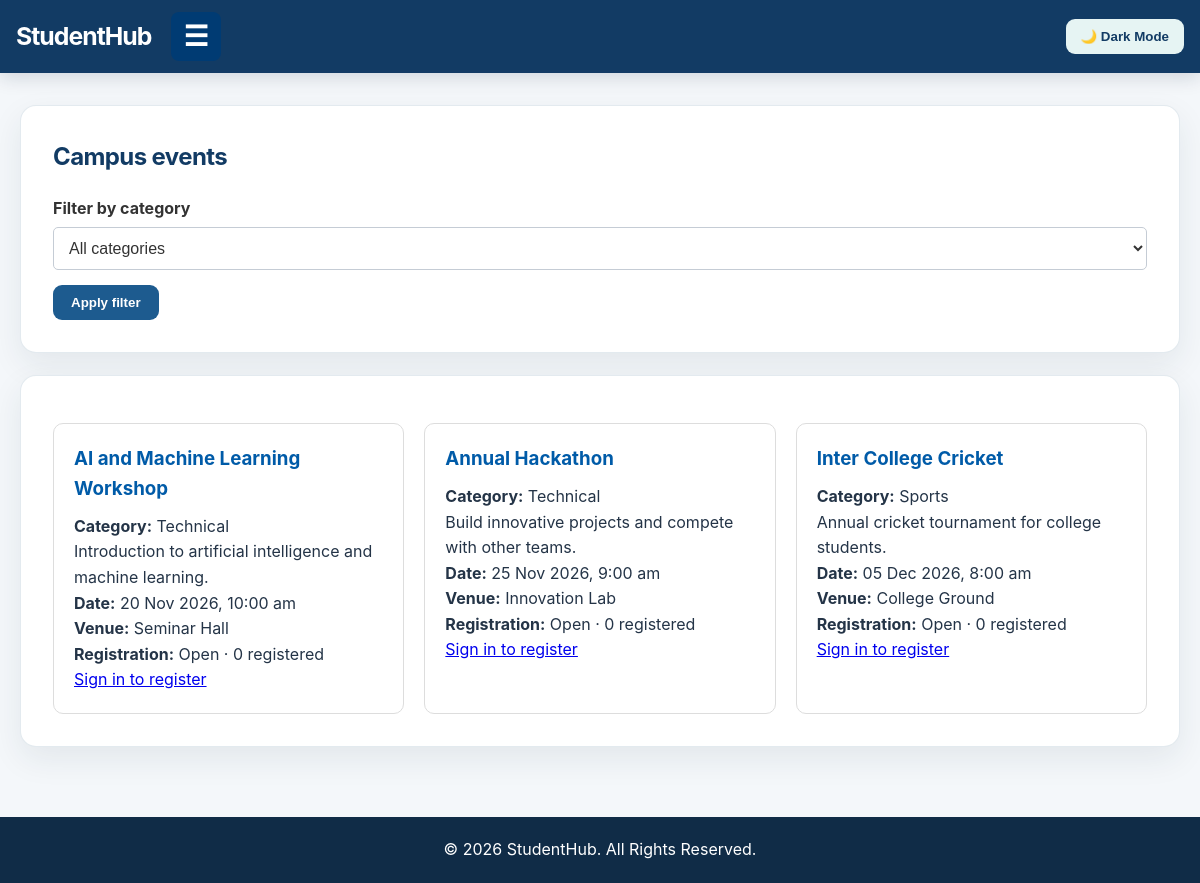
Page /php/events.php on the committed database.
### tables this page shows
CREATE TABLE IF NOT EXISTS events (
    id BIGINT UNSIGNED NOT NULL AUTO_INCREMENT PRIMARY KEY,
    title VARCHAR(160) NOT NULL,
    category VARCHAR(80) NOT NULL,
    description TEXT NOT NULL,
    event_date DATETIME NOT NULL,
    venue VARCHAR(160) NOT NULL,
    status ENUM('open', 'closed') NOT NULL DEFAULT 'open',
    poster_path VARCHAR(255) NULL,
    created_by BIGINT UNSIGNED NULL,
    created_at TIMESTAMP NOT NULL DEFAULT CURRENT_TIMESTAMP,
    updated_at TIMESTAMP NOT NULL DEFAULT CURRENT_TIMESTAMP
        ON UPDATE CURRENT_TIMESTAMP,
    CONSTRAINT fk_events_creator
        FOREIGN KEY (created_by) REFERENCES users(id)
        ON DELETE SET NULL
);

### php/includes/db.php (called while the page is built, shortened)
<?php
function db(): mysqli
{
    $localConfig = [];
    $host = $localConfig['host'] ?? getenv('STUDENTHUB_DB_HOST') ?: '127.0.0.1';
    $user = $localConfig['user'] ?? getenv('STUDENTHUB_DB_USER') ?: 'root';
    $password = $localConfig['password'] ?? getenv('STUDENTHUB_DB_PASSWORD');
    $database = $localConfig['database'] ?? getenv('STUDENTHUB_DB_NAME') ?: 'studenthub';
    $port = (int) ($localConfig['port'] ?? getenv('STUDENTHUB_DB_PORT') ?: 3306);
    try {
        $connection = new mysqli(
            $host,
            $user,
            $password === false ? '' : $password,
            $database,
            $port
        );
        $connection->set_charset('utf8mb4');
        return $connection;
    } catch (mysqli_sql_exception $exception) {
        error_log('StudentHub database connection failed: ' . $exception->getMessage());
        throw new RuntimeException(
            'The database is unavailable. Check the XAMPP MySQL service and database setup.',
            0,
            $exception
        );
    }
}

### php/events.php (the view, shortened to what this page needs)
<?php
require_once __DIR__ . '/includes/app.php';
$category = trim((string) ($_GET['category'] ?? ''));
$categories = ['Technical', 'Academic', 'Sports', 'Cultural', 'Career', 'Other'];
if (!in_array($category, $categories, true)) {
    $category = '';
}
$statement = db()->prepare(
    'SELECT e.id, e.title, e.category, e.description, e.event_date, e.venue, e.status,
            e.poster_path, COUNT(r.id) AS registration_count
     FROM events e
     LEFT JOIN registrations r ON r.event_id = e.id
     WHERE (? = "" OR e.category = ?)
     GROUP BY e.id
     ORDER BY e.event_date'
);
$statement->bind_param('ss', $category, $category);
$statement->execute();
$events = $statement->get_result()->fetch_all(MYSQLI_ASSOC);
$registeredEvents = [];
render_header('Campus events', 'events');
?>
<section>
    <h2>Campus events</h2>
    <form method="get" action="<?= e(app_url('php/events.php')) ?>">
        <label for="category">Filter by category</label>
        <select id="category" name="category">
            <option value="">All categories</option>
        </select>
        <button type="submit">Apply filter</button>
    </form>
</section>
<section>
    <?php if ($events === []): ?><p>No events match this category.</p><?php else: ?>
    <div class="events-grid">
        <?php foreach ($events as $event): ?>
            <article class="event-card">
                <h3><?= e($event['title']) ?></h3>
                <p><strong>Category:</strong> <?= e($event['category']) ?></p>
                <p><?= e($event['description']) ?></p>
                <p><strong>Date:</strong> <time datetime="<?= e(date(DATE_ATOM, strtotime($event['event_date']))) ?>"><?= e(date('d M Y, g:i a', strtotime($event['event_date']))) ?></time></p>
                <p><strong>Venue:</strong> <?= e($event['venue']) ?></p>
                <p><strong>Registration:</strong> <?= e(ucfirst($event['status'])) ?> · <?= (int) $event['registration_count'] ?> registered</p>
                <?php if ($event['status'] === 'open' && current_user() !== null): ?>
                    <?php if (isset($registeredEvents[(int) $event['id']])): ?>
                        <p class="event-registration-status" role="status">You are registered for this event.</p>
                    <?php else: ?>
                        <form method="post" action="<?= e(app_url('php/events.php')) ?>">
                            <?= csrf_field() ?>
                            <input type="hidden" name="event_id" value="<?= (int) $event['id'] ?>">
                            <button type="submit"><?= current_user()['role'] === 'admin' ? 'Register as attendee' : 'Register for event' ?></button>
                        </form>
                    <?php endif; ?>
                <?php elseif ($event['status'] === 'open'): ?>
                    <p><a href="<?= e(app_url('php/login.php')) ?>">Sign in to register</a></p>
                <?php endif; ?>
            </article>
        <?php endforeach; ?>
    </div>
    <?php endif; ?>
</section>
<?php render_footer(); ?>

### php/includes/app.php (shortened to what this page needs)
<?php
require_once __DIR__ . '/db.php';
function e(mixed $value): string
{
    return htmlspecialchars((string) $value, ENT_QUOTES | ENT_SUBSTITUTE, 'UTF-8');
}
function app_url(string $path): string
{
    return APP_BASE_URL . '/' . ltrim($path, '/');
}
function current_user(): ?array
{
    return isset($_SESSION['user_id'])
        ? [
            'id' => (int) $_SESSION['user_id'],
            'name' => (string) ($_SESSION['user_name'] ?? ''),
            'role' => (string) ($_SESSION['user_role'] ?? 'student'),
        ]
        : null;
}
function render_header(string $title, string $active = ''): void
{
    ?>
    <!DOCTYPE html>
    <html lang="en">
    <head>
        <link rel="stylesheet" href="<?= e(app_url('css/style.css?v=20261031-about')) ?>">
        <link rel="stylesheet" href="<?= e(app_url('css/responsive.css?v=20261031-about')) ?>">
    </head>
    <body>
    <header>
        <div class="header-content">
        <a class="brand" href="<?= e(app_url('index.php')) ?>">StudentHub</a>
            <button id="menuToggle" class="menu-toggle" aria-label="Open navigation menu">☰</button>
            <button id="themeToggle" class="theme-toggle" aria-pressed="false">🌙 Dark Mode</button>
        </div>
    </header>
    <main id="mainContent">
    <?php
}
function render_footer(): void
{
    ?>
    </main>
    <footer><p>&copy; <?= date('Y') ?> StudentHub. All Rights Reserved.</p></footer>
    </body>
    </html>
    <?php
}

### css/style.css (style rules this page uses)
* { margin: 0; padding: 0; box-sizing: border-box; }
body { font-family: Arial, Helvetica, sans-serif; background: #f4f6f9; color: #333; line-height: 1.6; min-height: 100vh; display: grid; grid-template-areas: "header" "main" "aside" "footer"; grid-template-columns: 1fr; }
header { grid-area: header; background: #003b73; color: white; padding: 15px 20px; }
.header-content { max-width: 1400px; margin: auto; display: flex; align-items: center; justify-content: space-between; gap: 15px; flex-wrap: wrap; }
.menu-toggle { display: none; background: #003b73; color: white; border: none; font-size: 24px; padding: 8px 12px; cursor: pointer; }
.theme-toggle { background: #ff9800; color: white; border: none; padding: 10px 15px; border-radius: 5px; cursor: pointer; }
button, .btn { display: inline-block; background: #003b73; color: white; border: none; padding: 10px 18px; border-radius: 5px; cursor: pointer; text-decoration: none; transition: 0.2s; }
main { grid-area: main; width: 100%; max-width: 1400px; margin: auto; padding: 20px; }
section { background: white; padding: 25px; margin-bottom: 25px; border-radius: 10px; box-shadow: 0 3px 10px rgba(0, 0, 0, 0.08); }
section h2 { color: #003b73; margin-bottom: 15px; }
article { margin-top: 15px; padding: 18px; background: #f8fafc; border: 1px solid #ddd; border-radius: 8px; }
article h3 { color: #005ba8; margin-bottom: 8px; }
.dashboard-grid, .events-grid { display: grid; grid-template-columns: repeat(auto-fit, minmax(240px, 1fr)); gap: 20px; }
.card, .event-card { background: white; padding: 20px; border: 1px solid #ddd; border-radius: 10px; transition: 0.2s; }
.card h3, .event-card h3 { color: #005ba8; margin-bottom: 10px; }
form { margin-top: 20px; }
label { display: block; font-weight: bold; margin-bottom: 5px; color: #333; }
input, select, textarea { width: 100%; padding: 11px; margin-bottom: 15px; border: 1px solid #c5ccd5; border-radius: 5px; font-size: 16px; background: white; color: #333; }
footer { grid-area: footer; background: #263238; color: white; text-align: center; padding: 20px; }
footer p { color: white; }
:root { --brand-900: #123b64; --brand-700: #1d5b8f; --accent: #18a999; --surface: #ffffff; --surface-muted: #f3f7fa; --text-main: #243447; --text-muted: #637487; --border: #dce5ec; --shadow-soft: 0 12px 32px rgba(20, 45, 70, 0.08); }
body { display: grid; grid-template-areas: "header" "main" "footer"; grid-template-columns: minmax(0, 1fr); background: #f4f7fa; color: var(--text-main); font-family: Inter, "Segoe UI", Arial, sans-serif; }
header { position: sticky; top: 0; z-index: 100; background: var(--brand-900); padding: 12px 24px; box-shadow: 0 4px 18px rgba(10, 34, 57, 0.16); }
.header-content { max-width: 1440px; min-height: 48px; gap: 20px; flex-wrap: nowrap; }
.brand { flex: 0 0 auto; color: #fff; font-size: 1.55rem; font-weight: 750; letter-spacing: -0.04em; text-decoration: none; }
.theme-toggle { flex: 0 0 auto; border-radius: 9px; background: #e6f4f3; color: var(--brand-900); font-weight: 650; }
.menu-toggle { border-radius: 8px; }
main { width: min(100% - 40px, 1180px); max-width: 1180px; padding: 32px 0 48px; }
section { margin-bottom: 22px; padding: clamp(20px, 3vw, 32px); border: 1px solid rgba(220, 229, 236, 0.8); border-radius: 16px; background: var(--surface); box-shadow: var(--shadow-soft); }
section h2 { margin-bottom: 12px; color: var(--brand-900); letter-spacing: -0.025em; }
article { border-color: var(--border); border-radius: 12px; background: var(--surface-muted); }
article h3 { color: var(--brand-700); }
button, .btn { border-radius: 9px; background: var(--brand-700); font-weight: 650; }
footer { background: #102c47; }
@media (max-width: 1200px) { header { padding: 12px 16px; } }
@media (max-width: 1200px) { .header-content { flex-wrap: wrap; } }
@media (max-width: 1200px) { .theme-toggle { width: auto; margin-left: auto; } }

### css/responsive.css (style rules this page uses)
@media (min-width: 769px) { body { grid-template-areas: "header" "main" "footer"; grid-template-columns: minmax(0, 1fr); } }
@media (min-width: 769px) { header { position: sticky; top: 0; z-index: 100; } }
@media (max-width: 1200px) { .menu-toggle { display: block !important; background: #003b73; color: white; border: none; font-size: 28px; padding: 8px 12px; cursor: pointer; } }
@media (max-width: 1200px) { .theme-toggle { width: auto; } }

### rows in the picture
events: title "AI and Machine Learning Workshop", category "Technical", description "Introduction to artificial intelligence and machine learning.", event_date "20 Nov 2026, 10:00 am", venue "Seminar Hall", status "Open", registration_count "0"
events: title "Annual Hackathon", category "Technical", description "Build innovative projects and compete with other teams.", event_date "25 Nov 2026, 9:00 am", venue "Innovation Lab", status "Open", registration_count "0"
events: title "Inter College Cricket", category "Sports", description "Annual cricket tournament for college students.", event_date "05 Dec 2026, 8:00 am", venue "College Ground", status "Open", registration_count "0"
